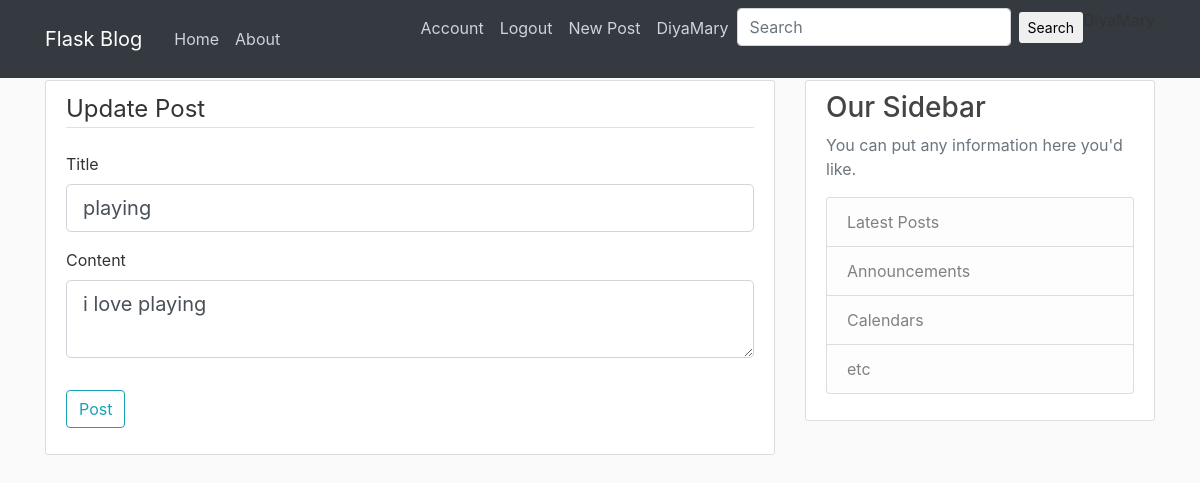
The page /post/11/update (signed in) on the database its author committed.
### flaskblog/models.py (models this page shows, shortened)
class User(db.Model,UserMixin):
    id = db.Column(db.Integer, primary_key=True)
    username = db.Column(db.String(20), unique=True, nullable=False)
    email = db.Column(db.String(120), unique=True, nullable=False)
    image_file = db.Column(db.String(20), nullable=False, default='default.jpg')
    password = db.Column(db.String(60), nullable=False)
    posts = db.relationship('Post', backref='author', lazy=True)

class Post(db.Model):
    id = db.Column(db.Integer, primary_key=True)
    title = db.Column(db.String(100), nullable=False)
    date_posted = db.Column(db.DateTime, nullable=False, default=datetime.utcnow)
    content = db.Column(db.Text, nullable=False)
    user_id = db.Column(db.Integer, db.ForeignKey('user.id'), nullable=False)

### flaskblog/routes.py (the view, shortened to what this page needs)
@app.route('/post/<int:post_id>/update',methods=['GET','POST'])
@login_required
def update_post(post_id):
    post = Post.query.get_or_404(post_id)
    if current_user != post.author:
        abort(403)
    form = PostForm()
    form.title.data = post.title
    form.content.data = post.content
    return render_template('create_post.html', title="Update Post",
                           form=form, legend='Update Post')

### flaskblog/forms.py
class PostForm(FlaskForm):
    title = StringField('Title', validators=[DataRequired()])
    content = TextAreaField('Content', validators=[DataRequired()])
    submit = SubmitField('Post')

### flaskblog/models.py (called while the page is built)
@login_manager.user_loader
def load_user(user_id):
    return User.query.get(int(user_id))

### flaskblog/templates/create_post.html (shortened to what this page needs)
{% extends "layout.html" %}
{% block content%}
<div class="content-section">
    <form action="" method="POST" >
        <fieldset class="form-group">
            <legend class="border-bottom mb-4">{{ legend }} </legend>
            <div class="form-group">
                {{form.title.label(class="form-control-label")}}
                {% if form.title.errors %}
                    {{form.title(class="form-control form-control-lg is-invalid")}}
                    <div class="invalid-feedback">
                        {% for error in form.title.errors %}
                            <span>{{ error }}</span>
                        {% endfor %}
                    </div>
                {% else %}
                    {{form.title(class="form-control form-control-lg")}}
                {% endif %}
            </div>
            <div class="form-group">
                {{form.content.label(class="form-control-label")}}
                {% if form.content.errors %}
                    {{form.content(class="form-control form-control-lg is-invalid")}}
                    <div class="invalid-feedback">
                        {% for error in form.content.errors %}
                            <span>{{ error }}</span>
                        {% endfor %}
                    </div>
                {% else %}
                    {{form.content(class="form-control form-control-lg")}}
                {% endif %}
            </div>
        </fieldset>
        <div class="form-group">
            {{form.submit(class="btn btn-outline-info")}}
        </div>
    </form>
</div>
{% endblock content %}

### flaskblog/templates/layout.html (shortened to what this page needs)
<!DOCTYPE html>
<html lang="en">
<head>
<link rel="stylesheet" href="https://maxcdn.bootstrapcdn.com/bootstrap/4.0.0/css/bootstrap.min.css">
<link rel="stylesheet" type="text/css" href="{{url_for('static',filename='main.css')}}">
</head>
<body>
    <header class="site-header">
      <nav class="navbar navbar-expand-md navbar-dark bg-dark fixed-top">
        <div class="container">
          <a class="navbar-brand mr-4" href="/">Flask Blog</a>
          <div class="collapse navbar-collapse" id="navbarToggle">
            <div class="navbar-nav mr-auto">
              <a class="nav-item nav-link" href="{{ url_for('home')}}">Home</a>
              <a class="nav-item nav-link" href="{{ url_for('about')}}">About</a>
            </div>
            <div class="navbar-nav">
                {% if current_user.is_authenticated %}
                    <a class="nav-item nav-link" href="{{ url_for('account')}}">Account</a>
                    <a class="nav-item nav-link" href="{{ url_for('logout')}}">Logout</a>
                    <a class="nav-item nav-link" href="{{ url_for('new_post')}}">New Post</a>
                    <a class="nav-item nav-link" href="{{url_for('user_posts',username=current_user.username)}}">{{current_user.username}}</a>
                    <form action="{{url_for('search')}}" method="POST" class="form-inline md-form mr-auto mb-4">
                    <input class="form-control mr-sm-2" type="text" placeholder="Search" aria-label="Search" name="search">
                        <button class="btn aqua-gradient btn-rounded btn-sm my-0" type="submit">Search</button>
                    </form>
                {% endif %}
            </div>
          </div>
        </div>
      </nav>
    </header>
<main role="main" class="container">
  <div class="row">
    <div class="col-md-8">
      {% block content %}{% endblock %}
    </div>
    <div class="col-md-4">
      <div class="content-section">
        <h3>Our Sidebar</h3>
        <p class='text-muted'>You can put any information here you'd like.
          <ul class="list-group">
            <li class="list-group-item list-group-item-light">Latest Posts</li>
            <li class="list-group-item list-group-item-light">Announcements</li>
            <li class="list-group-item list-group-item-light">Calendars</li>
            <li class="list-group-item list-group-item-light">etc</li>
          </ul>
        </p>
      </div>
    </div>
  </div>
</main>
</body>
</html>

### flaskblog/static/main.css (style rules this page uses)
body { background: #fafafa; color: #333333; margin-top: 5rem; }
h1, h2, h3, h4, h5, h6 { color: #444444; }
.site-header .navbar-nav .nav-link { color: #cbd5db; }
.content-section { background: #ffffff; padding: 10px 20px; border: 1px solid #dddddd; border-radius: 3px; margin-bottom: 20px; }

### rows shown on the page
User: username "DiyaMary"
Post: title "playing", content "i love playing"

### other values the page prints
{{ legend }} "Update Post"
